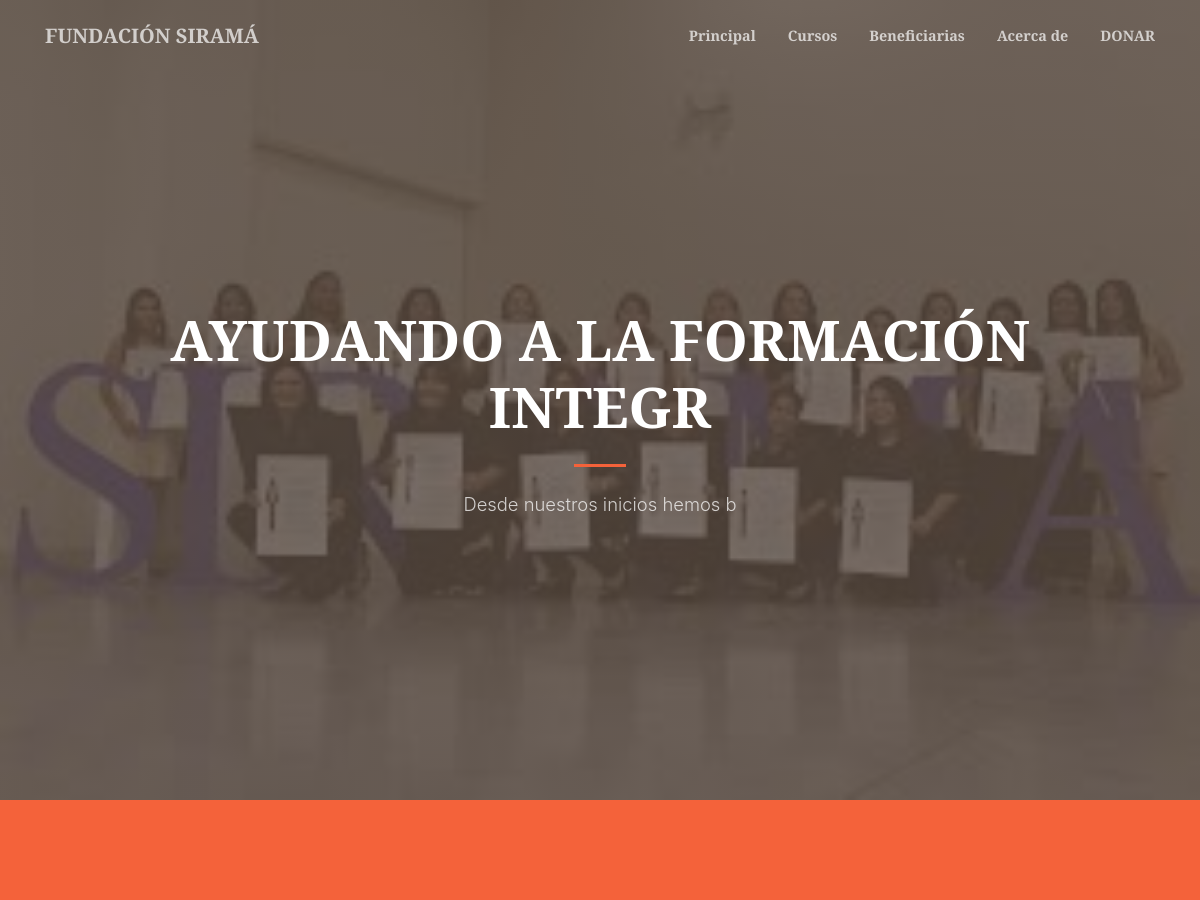
Before: /Beneficiarias.php (upper part) with the older database file.
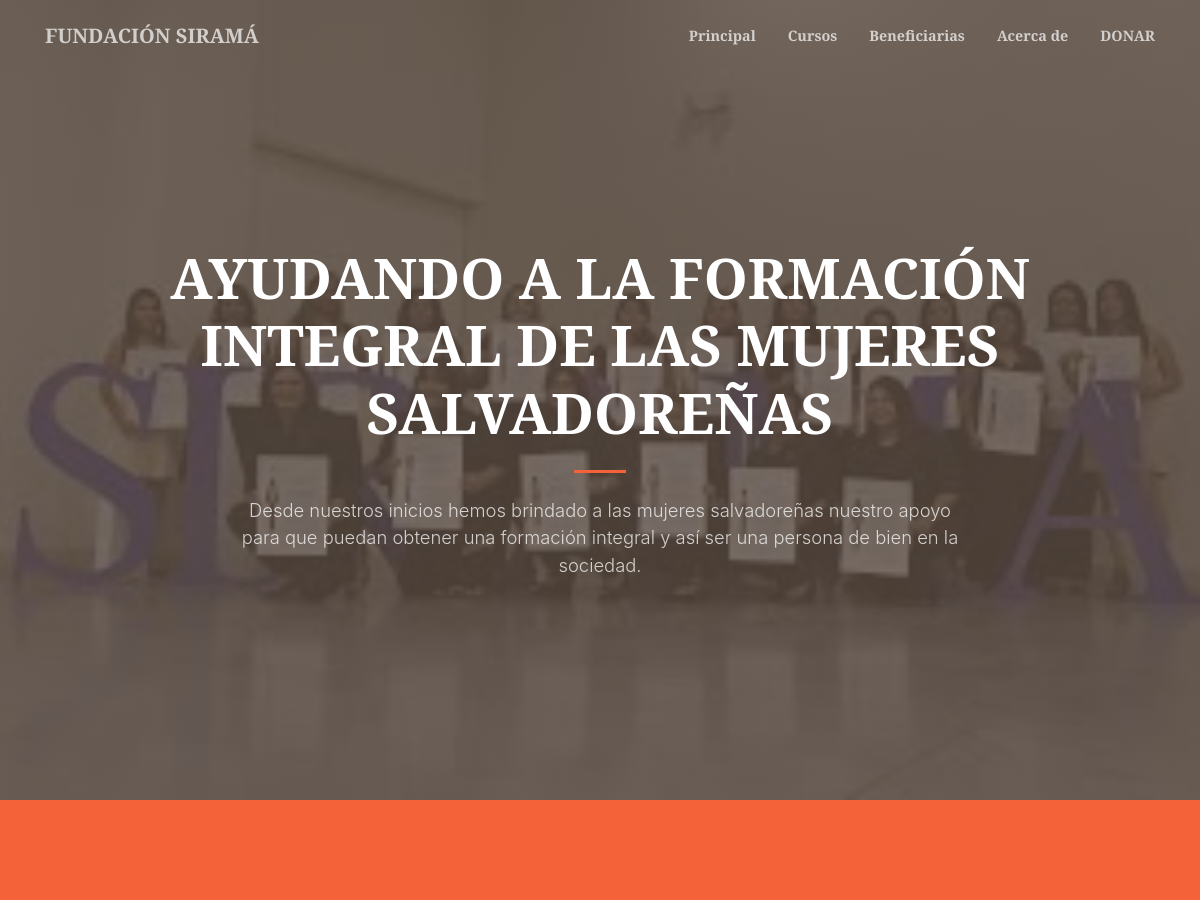
After: the same page with the newer database file.
### tables this page shows
CREATE TABLE IF NOT EXISTS `Enunciados` (
  `Id_Enun` int(5) NOT NULL,
  `Titulo` varchar(150) NOT NULL,
  `Descripcion` Varchar(1500) NOT NULL,
  `Fecha` date NOT NULL,
  PRIMARY KEY (`Id_Enun`)
);

### Beneficiarias.php (the view, shortened to what this page needs)
<!DOCTYPE html>
<html lang="en">
    <head>
        <link href="https://cdnjs.cloudflare.com/ajax/libs/magnific-popup.js/1.1.0/magnific-popup.min.css" rel="stylesheet" />
        <link href="css/style_bene.css" rel="stylesheet" />
        <link rel="stylesheet" type="text/css" href="css/style_SM.css">
    </head>
    <body id="page-top">
        <?php
            include("php/Conexion.php");
        ?>
        <nav class="navbar navbar-expand-lg navbar-light fixed-top py-3" id="mainNav">
            <div class="container">
                <a class="navbar-brand js-scroll-trigger" href="index.php">FUNDACIÓN SIRAMÁ</a>
                <div class="collapse navbar-collapse" id="navbarResponsive">
                    <ul class="navbar-nav ml-auto my-2 my-lg-0">
                        <li class="nav-item"><a class="nav-link js-scroll-trigger" href="index.php">Principal</a></li>
                        <li class="nav-item"><a class="nav-link js-scroll-trigger" href="cursos.php">Cursos</a></li>
                        <li class="nav-item"><a class="nav-link js-scroll-trigger" href="Beneficiarias.php">Beneficiarias</a></li>
                        <li class="nav-item"><a class="nav-link js-scroll-trigger" href="info.php">Acerca de</a></li>
                        <li class="nav-item"><a class="nav-link js-scroll-trigger" target="_ablank" href="https://secure.squarespace.com/checkout/donate?donatePageId=59b7ab502d83c3863db865cd">DONAR</a></li>
                    </ul>
                </div>
            </div>
        </nav>
        <header class="masthead">
            <div class="container h-100">
                <div class="row h-100 align-items-center justify-content-center text-center">
                    <div class="col-lg-10 align-self-end">
                        <?php echo imprimirTitulo1(3); ?>
                        <hr class="divider my-4" />
                    </div>
                    <div class="col-lg-8 align-self-baseline">
                        <?php echo imprimirdescripcion1(3); ?>
                    </div>
                </div>
            </div>
        </header>
        <section class="page-section bg-primary" id="about">
        </section>
        <br>
        <br>
    </body>
</html>

### php/Conexion.php (shortened to what this page needs)
<?php
    function conectar(){
        $user = "root";
        $pass = "";
        $server = "localhost";
        $basededatos = "sirama";
        $q = mysqli_connect($server, $user, $pass, $basededatos, "3308") or die ("No se pudo establecer coexión al servidor: " . mysqli_error());
        return $q;
    }
    function obtenertitulo1($Id_Enun){
        $con = conectar();
        $q = "Select Titulo From enunciados Where Id_Enun = '$Id_Enun'";
        $re =  mysqli_query($con, $q);
        while ($colum = mysqli_fetch_array($re)) {
            $Titu1 = $colum['Titulo'];
        }
        return $Titu1;
    }
    function imprimirtitulo1($Id_Enun){
        $Titu1 = obtenertitulo1($Id_Enun);
        $impri = "<h1 class='text-uppercase text-white font-weight-bold'>" . $Titu1 . "</h1>";
        return $impri;
    }
        function obtenerdescripcion1($Id_Enun){
            $con = conectar();
            $q = "Select Descripcion From enunciados Where Id_Enun = '$Id_Enun'";
            $re =  mysqli_query($con, $q);
            while ($colum = mysqli_fetch_array($re)) {
                $Des1 = $colum['Descripcion'];
            }
            return $Des1;
        }
        function imprimirdescripcion1($Id_Enun){
            $Des1 = obtenerdescripcion1($Id_Enun);
            $impri1 = "<p class='text-white-75 font-weight-light mb-5'>" . $Des1 . "</p>";
            return $impri1;
        }
?>

Changed rows visible on the page:
changed enunciados: Titulo "AYUDANDO A LA FORMACIÓN INTEGR" → "AYUDANDO A LA FORMACIÓN INTEGRAL DE LAS MUJERES SALVADOREÑAS"; Descripcion "Desde nuestros inicios hemos b" → "Desde nuestros inicios hemos brindado a las mujeres salvadoreñas nuestro apoyo para que puedan obtener una formación integral y así ser una persona de bien en la sociedad."
